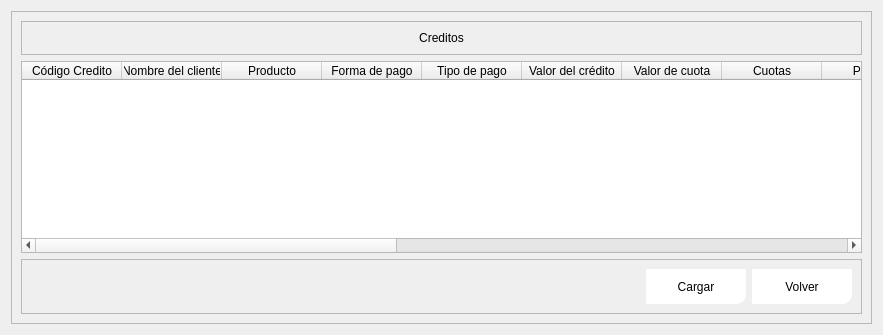
               <widget class="QWidget" name="page_bd_credito">
                <layout class="QVBoxLayout" name="verticalLayout_38">
                 <item>
                  <widget class="QFrame" name="frame_91">
                   <property name="minimumSize">
                    <size>
                     <width>500</width>
                     <height>0</height>
                    </size>
                   </property>
                   <property name="maximumSize">
                    <size>
                     <width>1500</width>
                     <height>16777215</height>
                    </size>
                   </property>
                   <property name="frameShape">
                    <enum>QFrame::StyledPanel</enum>
                   </property>
                   <property name="frameShadow">
                    <enum>QFrame::Raised</enum>
                   </property>
                   <layout class="QVBoxLayout" name="verticalLayout_36">
                    <item>
                     <widget class="QFrame" name="frame_70">
                      <property name="frameShape">
                       <enum>QFrame::StyledPanel</enum>
                      </property>
                      <property name="frameShadow">
                       <enum>QFrame::Raised</enum>
                      </property>
                      <layout class="QVBoxLayout" name="verticalLayout_37">
                       <item>
                        <widget class="QLabel" name="label_159">
                         <property name="styleSheet">
                          <string notr="true">font: 75 12pt &quot;Open Sans Semibold&quot;</string>
                         </property>
                         <property name="text">
                          <string>Creditos</string>
                         </property>
                         <property name="alignment">
                          <set>Qt::AlignCenter</set>
                         </property>
                        </widget>
                       </item>
                      </layout>
                     </widget>
                    </item>
                    <item>
                     <widget class="QTableWidget" name="twcredito">
                      <column>
                       <property name="text">
                        <string>Código Credito</string>
                       </property>
                      </column>
                      <column>
                       <property name="text">
                        <string>Nombre del cliente</string>
                       </property>
                      </column>
                      <column>
                       <property name="text">
                        <string>Producto</string>
                       </property>
                      </column>
                      <column>
                       <property name="text">
                        <string>Forma de pago</string>
                       </property>
                      </column>
                      <column>
                       <property name="text">
                        <string>Tipo de pago</string>
                       </property>
                      </column>
                      <column>
                       <property name="text">
                        <string>Valor del crédito</string>
                       </property>
                      </column>
                      <column>
                       <property name="text">
                        <string>Valor de cuota</string>
                       </property>
                      </column>
                      <column>
                       <property name="text">
                        <string>Cuotas</string>
                       </property>
                      </column>
                      <column>
                       <property name="text">
                        <string>Pago 1</string>
                       </property>
                      </column>
                      <column>
                       <property name="text">
                        <string>Fecha de primer pago</string>
                       </property>
                      </column>
                      <column>
                       <property name="text">
                        <string>Pago 2</string>
                       </property>
                      </column>
                      <column>
                       <property name="text">
                        <string>Fecha de segundo pago</string>
                       </property>
                      </column>
                      <column>
                       <property name="text">
                        <string>Pago 3</string>
                       </property>
                      </column>
                      <column>
                       <property name="text">
                        <string>Fecha de tercer pago</string>
                       </property>
                      </column>
                      <column>
                       <property name="text">
                        <string>Saldo pendiente</string>
                       </property>
                      </column>
                      <column>
                       <property name="text">
                        <string>Egreso</string>
                       </property>
                      </column>
                      <column>
                       <property name="text">
                        <string>Ganancias</string>
                       </property>
                      </column>
                      <column>
                       <property name="text">
                        <string>Estado</string>
                       </property>
                      </column>
                     </widget>
                    </item>
                    <item>
                     <widget class="QFrame" name="frame_92">
                      <property name="minimumSize">
                       <size>
                        <width>0</width>
                        <height>50</height>
                       </size>
                      </property>
                      <property name="frameShape">
                       <enum>QFrame::StyledPanel</enum>
                      </property>
                      <property name="frameShadow">
                       <enum>QFrame::Raised</enum>
                      </property>
                      <layout class="QHBoxLayout" name="horizontalLayout_36">
                       <item>
                        <spacer name="horizontalSpacer_6">
                         <property name="orientation">
                          <enum>Qt::Horizontal</enum>
                         </property>
                         <property name="sizeHint" stdset="0">
                          <size>
                           <width>615</width>
                           <height>20</height>
                          </size>
                         </property>
                        </spacer>
                       </item>
                       <item>
                        <widget class="QPushButton" name="btn_load_credito">
                         <property name="minimumSize">
                          <size>
                           <width>100</width>
                           <height>35</height>
                          </size>
                         </property>
                         <property name="styleSheet">
                          <string notr="true">vQFrame{
background-color: rgb(51, 157, 255);
}

QPushButton{
color: rgb(0, 0, 0);
	background-color: rgb(255, 255, 255);
border-bottom-right-radius:10px;
font: 75 8pt &quot;Open Sans Semibold&quot;
}

QPushButton:hover{
color: rgb(255, 255, 255);
	background-color: rgb(230, 135, 149);
border-bottom-right-radius:10px;
border-bottom-left-radius:10px;
border-top-right-radius:10px;
border-top-left-radius:10px;
font: 75 9pt  &quot;Open Sans Semibold&quot;
}</string>
                         </property>
                         <property name="text">
                          <string>Cargar</string>
                         </property>
                        </widget>
                       </item>
                       <item>
                        <widget class="QPushButton" name="btn_volver_creditos">
                         <property name="minimumSize">
                          <size>
                           <width>100</width>
                           <height>35</height>
                          </size>
                         </property>
                         <property name="styleSheet">
                          <string notr="true">vQFrame{
background-color: rgb(51, 157, 255);
}

QPushButton{
color: rgb(0, 0, 0);
	background-color: rgb(255, 255, 255);
border-bottom-right-radius:10px;
font: 75 8pt &quot;Open Sans Semibold&quot;
}

QPushButton:hover{
color: rgb(255, 255, 255);
	background-color: rgb(230, 135, 149);
border-bottom-right-radius:10px;
border-bottom-left-radius:10px;
border-top-right-radius:10px;
border-top-left-radius:10px;
font: 75 9pt  &quot;Open Sans Semibold&quot;
}</string>
                         </property>
                         <property name="text">
                          <string>Volver</string>
                         </property>
                        </widget>
                       </item>
                      </layout>
                     </widget>
                    </item>
                   </layout>
                  </widget>
                 </item>
                </layout>
               </widget>
